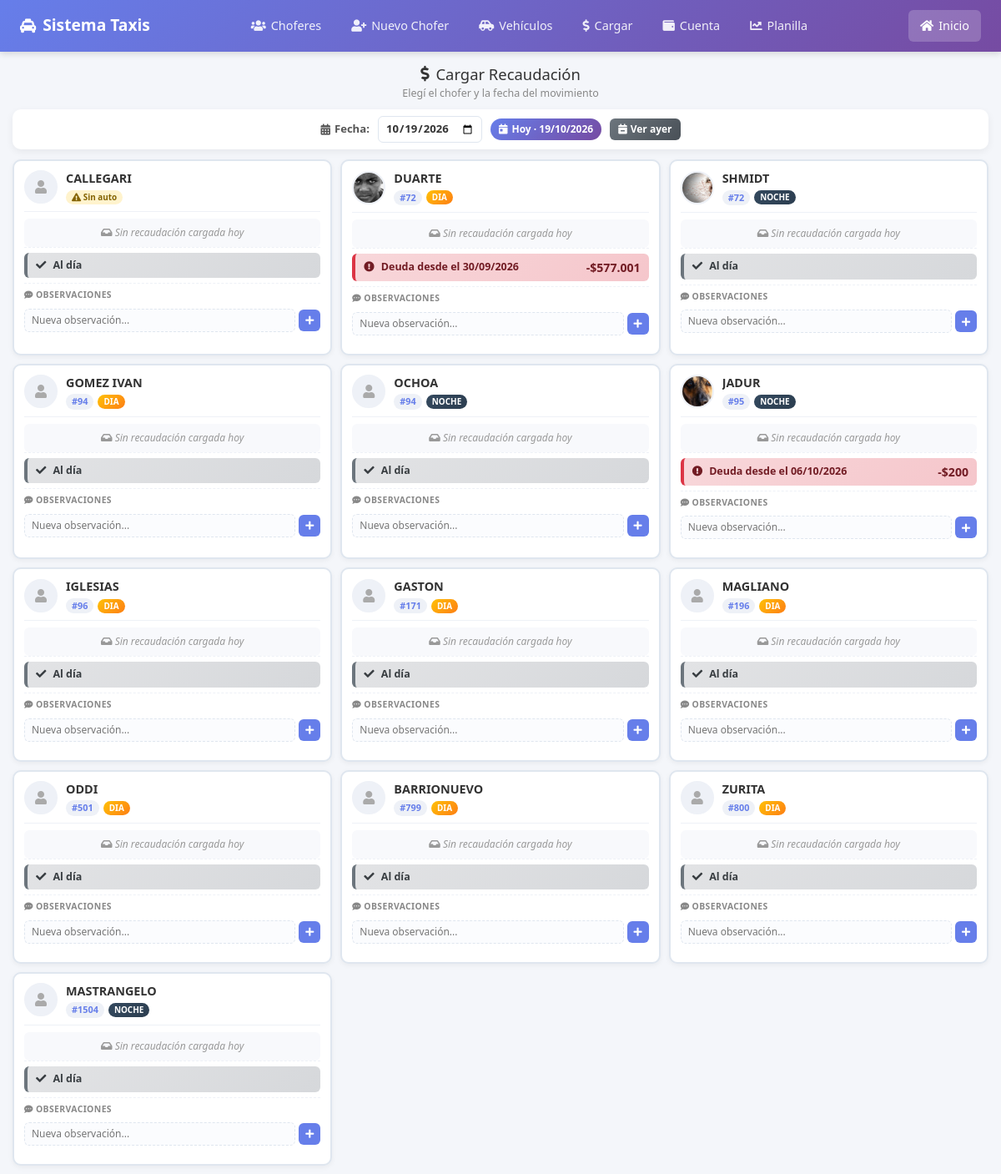
The page /php/cargar_selector.php on the database its author committed.
### tables this page shows
CREATE TABLE `choferes` (
  `id` int(11) NOT NULL AUTO_INCREMENT,
  `nombre` varchar(50) NOT NULL,
  `cel` varchar(15) NOT NULL DEFAULT '',
  `email` varchar(40) NOT NULL DEFAULT '',
  `barrio` varchar(50) NOT NULL DEFAULT '',
  `dir` varchar(50) NOT NULL DEFAULT '',
  `cp` varchar(5) NOT NULL DEFAULT '',
  `foto` varchar(50) DEFAULT NULL,
  `activo` tinyint(1) NOT NULL DEFAULT 1,
  `fecha_alta` date NOT NULL,
  PRIMARY KEY (`id`)
);

### php/cargar_selector.php (the view, shortened to what this page needs)
<?php
$con = conexion();
$con->set_charset("utf8mb4");
$fecha_filtro = $_GET['fecha'] ?? date('Y-m-d');
$fecha_dt = new DateTime($fecha_filtro);
$fecha_mostrar = $fecha_dt->format('d/m/Y');
$es_hoy  = ($fecha_filtro === date('Y-m-d'));
$es_ayer = ($fecha_filtro === date('Y-m-d', strtotime('-1 day')));
if ($es_hoy) {
    $titulo_recauda = "Movimiento de hoy ($fecha_mostrar)";
    $aviso_sin = "Sin recaudación cargada hoy";
} elseif ($es_ayer) {
    $titulo_recauda = "Movimiento de ayer ($fecha_mostrar)";
    $aviso_sin = "Sin recaudación cargada ayer";
} else {
    $titulo_recauda = "Movimiento del $fecha_mostrar";
    $aviso_sin = "Sin recaudación cargada el $fecha_mostrar";
}
$sql = "
    SELECT
        c.id,
        c.nombre,
        c.cel,
        c.foto,
        a.turno,
        v.movil,
        v.marca,
        v.modelo,
        v.dominio,
                COALESCE((
            SELECT SUM(monto) FROM cuenta_corriente
            WHERE chofer_id = c.id AND fecha <= ?
            AND descripcion NOT LIKE '%Pago cuota%'
        ), 0) AS saldo_acumulado,
        (
            SELECT MIN(fecha) FROM cuenta_corriente
            WHERE chofer_id = c.id AND monto < 0 AND fecha <= ?
        ) AS primera_deuda_fecha,
        r.abono_diario  AS r_abono_diario,
        r.total         AS r_total,
        r.mp            AS r_mp,
        r.ft            AS r_ft,
        r.debe          AS r_debe,
        r.id            AS r_id
    FROM choferes c
    LEFT JOIN asignaciones_auto a ON a.chofer_id = c.id AND a.activa = 1
    LEFT JOIN vehiculos v ON v.id = a.vehiculo_id
    LEFT JOIN recauda r ON r.chofer_id = c.id AND r.fecha = ?
    WHERE c.activo = 1
    ORDER BY v.movil ASC, a.turno ASC, c.nombre ASC
";
$stmt = $con->prepare($sql);
$stmt->bind_param("sss", $fecha_filtro, $fecha_filtro, $fecha_filtro);
$stmt->execute();
$result = $stmt->get_result();
$choferes = $result->fetch_all(MYSQLI_ASSOC);
?>
<!doctype html>
<html lang="es">
<head>
    <link rel="stylesheet" href="../css/bootstrap.min.css">
    <link rel="stylesheet" href="../css/all.min.css">
</head>
<body>
    <?php include "menu.php"; ?>
    <div class="page-wrapper">
        <h1 class="page-title">
            <i class="fas fa-dollar-sign"></i>
            Cargar Recaudación
        </h1>
        <p class="subtitle">Elegí el chofer y la fecha del movimiento</p>
        <div class="fecha-filtro-container">
            <form method="GET" action="cargar_selector.php" style="display: flex; align-items: center; gap: 10px; margin: 0;">
                <label for="fecha">
                    <i class="fas fa-calendar-alt"></i> Fecha:
                </label>
                <input type="date" id="fecha" name="fecha"
                    value="<?php echo htmlspecialchars($fecha_filtro); ?>"
                    max="<?php echo date('Y-m-d'); ?>"
                    onchange="this.form.submit()">
            </form>
            <?php if ($es_hoy): ?>
                <span class="badge-fecha-actual">
                    <i class="fas fa-calendar-day"></i> Hoy · <?php echo $fecha_mostrar; ?>
                </span>
            <?php elseif ($es_ayer): ?>
                <span class="badge-fecha-actual" style="background: linear-gradient(135deg, #6c757d, #495057);">
                    <i class="fas fa-calendar-minus"></i> Ayer · <?php echo $fecha_mostrar; ?>
                </span>
            <?php else: ?>
                <span class="badge-fecha-actual" style="background: linear-gradient(135deg, #17a2b8, #0dcaf0);">
                    <i class="fas fa-calendar"></i> <?php echo $fecha_mostrar; ?>
                </span>
            <?php endif; ?>
            <?php if (!$es_ayer): ?>
                <a href="cargar_selector.php?fecha=<?php echo date('Y-m-d', strtotime('-1 day')); ?><?php echo $param_nueva; ?>" class="btn-fecha btn-ayer">
                    <i class="fas fa-calendar-minus"></i> Ver ayer
                </a>
            <?php endif; ?>
        </div>
        <?php if (empty($choferes)): ?>
            <div class="empty-state">
                <i class="fas fa-users-slash"></i>
                <p>No hay choferes activos.</p>
                <p>Creá uno desde <a href="chofer_nuevo.php">Nuevo Chofer</a>.</p>
            </div>
        <?php else: ?>
            <div class="choferes-grid">
                <?php foreach ($choferes as $c):
                    $saldo = floatval($c['saldo_acumulado']);
                    $tieneAuto = !empty($c['movil']);
                    $tieneRecauda = !is_null($c['r_id']);
                    $fecha_deuda = $c['primera_deuda_fecha'] ?? null;
                    $abono_diario = 0;
                    $deposito     = 0;
                    $debe         = 0;
                    $chofer_id_card = (int)$c['id'];
                ?>
                    <div class="chofer-card" data-chofer-card="<?php echo $chofer_id_card; ?>">
                        <a class="link-ficha" href="cargar.php?chofer=<?php echo $chofer_id_card; ?>&fecha=<?php echo urlencode($fecha_filtro); ?><?php echo $param_nueva; ?>">
                            <div class="card-header-chofer">
                                <?php if (!empty($c['foto'])): ?>
                                    <img src="../images/<?php echo htmlspecialchars($c['foto']); ?>" alt="Foto">
                                <?php else: ?>
                                    <div class="sin-foto"><i class="fas fa-user"></i></div>
                                <?php endif; ?>
                                <div class="chofer-datos">
                                    <div class="chofer-nombre"><?php echo htmlspecialchars($c['nombre']); ?></div>
                                    <div class="chofer-meta">
                                        <?php if ($tieneAuto): ?>
                                            <span class="movil-badge">#<?php echo htmlspecialchars($c['movil']); ?></span>
                                            <span class="badge-turno <?php echo ($c['turno'] === 'DIA') ? 'badge-dia' : 'badge-noche'; ?>">
                                                <?php echo htmlspecialchars($c['turno']); ?>
                                            </span>
                                        <?php else: ?>
                                            <span class="sin-auto-badge">
                                                <i class="fas fa-exclamation-triangle"></i> Sin auto
                                            </span>
                                        <?php endif; ?>
                                    </div>
                                </div>
                            </div>
                            <?php if ($tieneRecauda): ?>
                                <div class="recauda-hoy">
                                    <div class="recauda-titulo">
                                        <?php echo $titulo_recauda; ?>
                                    </div>
                                    <div class="recauda-fila fila-abono">
                                        <span class="etiqueta"><i class="fas fa-file-invoice-dollar"></i> Abono diario:</span>
                                        <span class="valor">$<?php echo number_format($abono_diario, 0, ',', '.'); ?></span>
                                    </div>
                                    <div class="recauda-fila">
                                        <span class="etiqueta"><i class="fas fa-hand-holding-usd"></i> Depósito del chofer:</span>
                                        <span class="valor">$<?php echo number_format($deposito, 0, ',', '.'); ?></span>
                                    </div>
                                    <?php if ($debe > 0.001): ?>
                                        <div class="resultado-dia resultado-deuda">
                                            <span><i class="fas fa-exclamation-circle icono"></i> DEUDA DEL DÍA</span>
                                            <span>-$<?php echo number_format($debe, 0, ',', '.'); ?></span>
                                        </div>
                                    <?php elseif ($debe < -0.001): ?>
                                        <div class="resultado-dia resultado-favor">
                                            <span><i class="fas fa-check-circle icono"></i> A FAVOR DEL DÍA</span>
                                            <span>+$<?php echo number_format(abs($debe), 0, ',', '.'); ?></span>
                                        </div>
                                    <?php else: ?>
                                        <div class="resultado-dia resultado-neutro">
                                            <span><i class="fas fa-check icono"></i> AL DÍA</span>
                                            <span>$0</span>
                                        </div>
                                    <?php endif; ?>
                                </div>
                            <?php else: ?>
                                <div class="sin-recauda">
                                    <i class="fas fa-inbox"></i>
                                    <?php echo $aviso_sin; ?>
                                </div>
                            <?php endif; ?>
                            <div class="estado-chofer">
                                <?php if ($saldo < 0): ?>
                                    <div class="estado-badge estado-deuda">
                                        <i class="fas fa-exclamation-circle"></i>
                                        <span>Deuda desde el <?php echo !empty($fecha_deuda) ? date('d/m/Y', strtotime($fecha_deuda)) : '—'; ?></span>
                                        <span class="estado-monto">-$<?php echo number_format(abs($saldo), 0, ',', '.'); ?></span>
                                    </div>
                                <?php else: ?>
                                    <div class="estado-badge estado-aldia">
                                        <i class="fas fa-check"></i>
                                        <span>Al día</span>
                                    </div>
                                <?php endif; ?>
                            </div>
                        </a>
                        <div class="observacion-container" data-chofer="<?php echo $chofer_id_card; ?>">
                            <label class="observacion-label">
                                <i class="fas fa-comment-dots"></i> Observaciones
                            </label>
                            <div class="observacion-nueva">
                                <input type="text"
                                    class="observacion-input"
                                    data-chofer="<?php echo $chofer_id_card; ?>"
                                    placeholder="Nueva observación..."
                                    maxlength="500">
                                <button type="button"
                                    class="btn-observacion-agregar"
                                    title="Agregar observación"
                                    data-chofer="<?php echo $chofer_id_card; ?>"
                                    data-fecha="<?php echo htmlspecialchars($fecha_filtro); ?>">
                                    <i class="fas fa-plus"></i>
                                </button>
                            </div>
                            <small class="observacion-estado" data-chofer="<?php echo $chofer_id_card; ?>"></small>
                        </div>
                    </div>
                <?php endforeach; ?>
            </div>
        <?php endif; ?>
    </div>
</body>
</html>

### php/menu.php (shortened to what this page needs)
<?php
$base = (basename(getcwd()) === 'php') ? '../' : '';
$es_nueva_pestana = isset($_GET['nueva']) && $_GET['nueva'] == '1';
$param_nueva = $es_nueva_pestana ? '?nueva=1' : '';
?>
<nav class="top-nav">
    <a href="<?php echo $base; ?>index.php" class="nav-brand"
        <?php if ($es_nueva_pestana): ?>onclick="cerrarSiEsNueva(event); return false;" <?php endif; ?>>
        <i class="fas fa-taxi"></i> Sistema Taxis
    </a>
    <div class="nav-links">
        <a href="taxis.php<?php echo $param_nueva; ?>"><i class="fas fa-users"></i> Choferes</a>
        <a href="chofer_nuevo.php<?php echo $param_nueva; ?>"><i class="fas fa-user-plus"></i> Nuevo Chofer</a>
        <a href="vehiculo_lista.php<?php echo $param_nueva; ?>"><i class="fas fa-car-side"></i> Vehículos</a>
        <a href="cargar_selector.php<?php echo $param_nueva; ?>"><i class="fas fa-dollar-sign"></i> Cargar</a>
        <a href="cuenta.php<?php echo $param_nueva; ?>"><i class="fas fa-wallet"></i> Cuenta</a>
        <a href="ver_recauda.php<?php echo $param_nueva; ?>"><i class="fas fa-chart-line"></i> Planilla</a>
    </div>
    <a href="<?php echo $base; ?>index.php" class="nav-home"
        <?php if ($es_nueva_pestana): ?>onclick="cerrarSiEsNueva(event); return false;" <?php endif; ?>>
        <i class="fas fa-home"></i> Inicio
    </a>
</nav>

### php/menu.php (style rules this page uses)
.top-nav { background: linear-gradient(135deg, #667eea, #764ba2); padding: 12px 24px; display: flex; align-items: center; justify-content: space-between; box-shadow: 0 2px 8px rgba(0, 0, 0, 0.15); font-family: 'Segoe UI', Arial, sans-serif; position: sticky; top: 0; z-index: 100; }
.top-nav .nav-brand { color: white; font-size: 1.2rem; font-weight: 600; text-decoration: none; display: flex; align-items: center; gap: 8px; }
.top-nav .nav-links { display: flex; gap: 8px; flex-wrap: wrap; }
.top-nav .nav-links a { color: rgba(255, 255, 255, 0.9); text-decoration: none; padding: 8px 14px; border-radius: 6px; font-size: 0.9rem; transition: background 0.2s; display: flex; align-items: center; gap: 6px; }
.top-nav .nav-home { color: white; background: rgba(255, 255, 255, 0.2); padding: 8px 14px; border-radius: 6px; text-decoration: none; font-size: 0.9rem; display: flex; align-items: center; gap: 6px; }

### rows shown on the page
choferes: nombre "CALLEGARI", shows "Sin auto", shows "Al día"
choferes: foto (picture), nombre "DUARTE", movil "72", turno "DIA", fecha_deuda "30/09/2026", saldo "577.001"
choferes: foto (picture), nombre "SHMIDT", movil "72", turno "NOCHE", shows "Al día"
choferes: nombre "GOMEZ IVAN", movil "94", turno "DIA", shows "Al día"
choferes: nombre "OCHOA", movil "94", turno "NOCHE", shows "Al día"
choferes: foto (picture), nombre "JADUR", movil "95", turno "NOCHE", fecha_deuda "06/10/2026", saldo "200"
choferes: nombre "IGLESIAS", movil "96", turno "DIA", shows "Al día"
choferes: nombre "GASTON", movil "171", turno "DIA", shows "Al día"
choferes: nombre "MAGLIANO", movil "196", turno "DIA", shows "Al día"
choferes: nombre "ODDI", movil "501", turno "DIA", shows "Al día"
choferes: nombre "BARRIONUEVO", movil "799", turno "DIA", shows "Al día"
choferes: nombre "ZURITA", movil "800", turno "DIA", shows "Al día"
choferes: nombre "MASTRANGELO", movil "1504", turno "NOCHE", shows "Al día"
